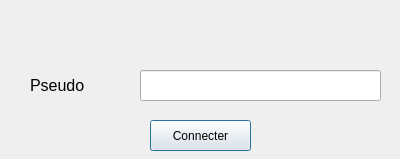
<?xml version="1.0" encoding="UTF-8"?>
<ui version="4.0">
 <class>Login</class>
 <widget class="QDialog" name="Login">
  <property name="geometry">
   <rect>
    <x>0</x>
    <y>0</y>
    <width>400</width>
    <height>159</height>
   </rect>
  </property>
  <property name="windowTitle">
   <string>Dialog</string>
  </property>
  <widget class="QLabel" name="label">
   <property name="geometry">
    <rect>
     <x>20</x>
     <y>10</y>
     <width>361</width>
     <height>31</height>
    </rect>
   </property>
   <property name="font">
    <font>
     <pointsize>14</pointsize>
    </font>
   </property>
   <property name="text">
    <string/>
   </property>
  </widget>
  <widget class="QLabel" name="label_2">
   <property name="geometry">
    <rect>
     <x>30</x>
     <y>70</y>
     <width>71</width>
     <height>31</height>
    </rect>
   </property>
   <property name="font">
    <font>
     <pointsize>12</pointsize>
    </font>
   </property>
   <property name="text">
    <string>Pseudo</string>
   </property>
  </widget>
  <widget class="QLineEdit" name="pseudo">
   <property name="geometry">
    <rect>
     <x>140</x>
     <y>70</y>
     <width>241</width>
     <height>31</height>
    </rect>
   </property>
  </widget>
  <widget class="QPushButton" name="connecter">
   <property name="geometry">
    <rect>
     <x>150</x>
     <y>120</y>
     <width>101</width>
     <height>31</height>
    </rect>
   </property>
   <property name="text">
    <string>Connecter</string>
   </property>
  </widget>
 </widget>
 <resources/>
 <connections/>
</ui>
